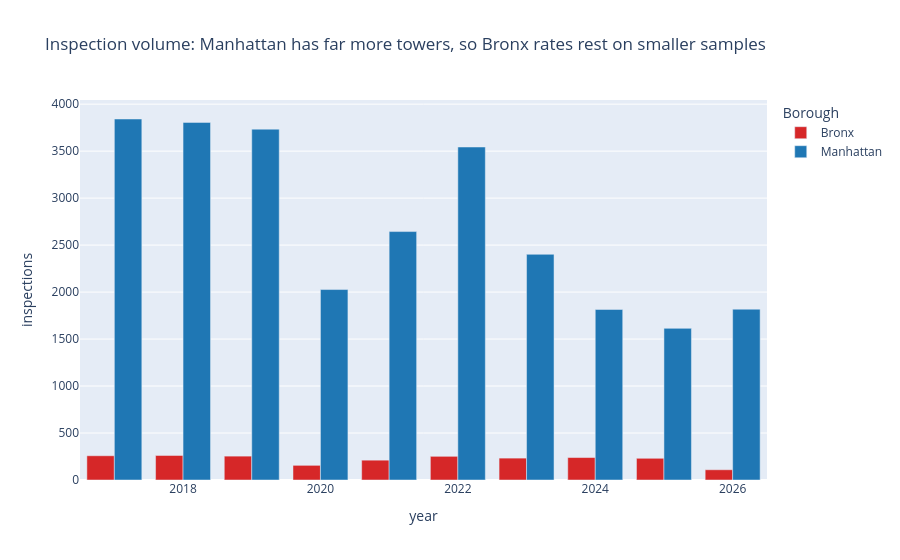

Here is the notebook cell this chart was saved with:
### Markdown cell above
## 4. Sample-size context
Manhattan has far more towers, so Bronx rates rest on smaller samples.

### Code cell
vol = insp.groupby(["year", "Borough"]).size().reset_index(name="inspections")
fig3 = px.bar(
    vol, x="year", y="inspections", color="Borough", barmode="group",
    color_discrete_map=COLORS,
    title="Inspection volume: Manhattan has far more towers, so Bronx rates rest on smaller samples",
)
fig3.write_html("charts/3_volume.html")
fig3.show()

### Figure 1 — Plotly figure (JSON) as saved in the notebook; plotly's stock layout.template omitted (floating-point values rounded to 4 significant figures)
{"data": [{"alignmentgroup": "True", "hovertemplate": "Borough=Bronx<br>year=%{x}<br>inspections=%{y}<extra></extra>", "legendgroup": "Bronx", "marker": {"color": "#d62728", "pattern": {"shape": ""}}, "name": "Bronx", "offsetgroup": "Bronx", "orientation": "v", "showlegend": true, "textposition": "auto", "type": "bar", "x": [2017, 2018, 2019, 2020, 2021, 2022, 2023, 2024, 2025, 2026], "xaxis": "x", "y": [258, 261, 254, 156, 211, 252, 233, 239, 231, 109], "yaxis": "y"}, {"alignmentgroup": "True", "hovertemplate": "Borough=Manhattan<br>year=%{x}<br>inspections=%{y}<extra></extra>", "legendgroup": "Manhattan", "marker": {"color": "#1f77b4", "pattern": {"shape": ""}}, "name": "Manhattan", "offsetgroup": "Manhattan", "orientation": "v", "showlegend": true, "textposition": "auto", "type": "bar", "x": [2017, 2018, 2019, 2020, 2021, 2022, 2023, 2024, 2025, 2026], "xaxis": "x", "y": [3842, 3806, 3734, 2027, 2644, 3544, 2402, 1815, 1614, 1818], "yaxis": "y"}], "layout": {"barmode": "group", "legend": {"title": {"text": "Borough"}, "tracegroupgap": 0}, "title": {"text": "Inspection volume: Manhattan has far more towers, so Bronx rates rest on smaller samples"}, "xaxis": {"anchor": "y", "domain": [0, 1], "title": {"text": "year"}}, "yaxis": {"anchor": "x", "domain": [0, 1], "title": {"text": "inspections"}}}}
